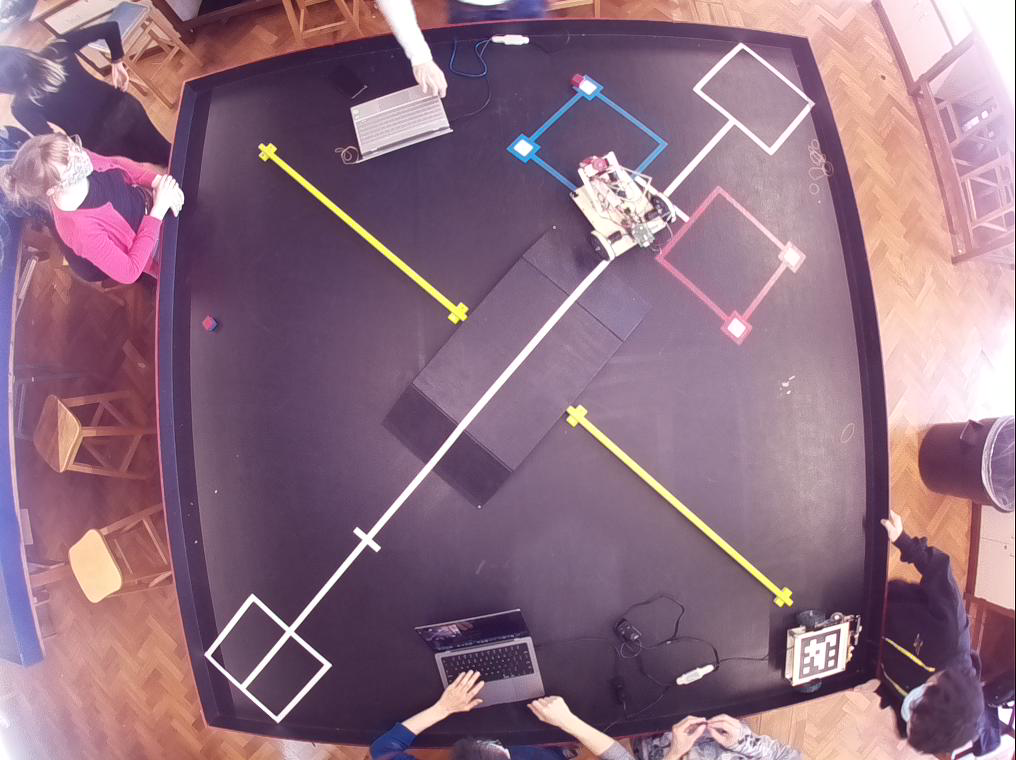
#> input picture Vision/DT_imaged1.png, 1016 x 760 px
$ python -i mask.py   (imports and definitions only)
#> lines starting #> are read from the running program, lines starting #| are printed output that depends on the picture; after the words box and inside, x2 and y2 are one past the last pixel; in counts of white or black regions, pixels touching at a corner belong together
#> further down, picture is the input picture: shape (760, 1016, 3); mean B, G, R 128.7, 111.2, 142.8
import cv2
import numpy as np

def red_mask(img, lower=[(0,80,100), (5,255,255)], higher=[(165,80,100), (180,255,255)]):
    img_hsv = cv2.cvtColor(img, cv2.COLOR_BGR2HSV)
#> img_hsv: shape (760, 1016, 3); mean H, S, V 129.3, 71.5, 146.1
    mask1 = cv2.inRange(img_hsv, lower[0], lower[1])
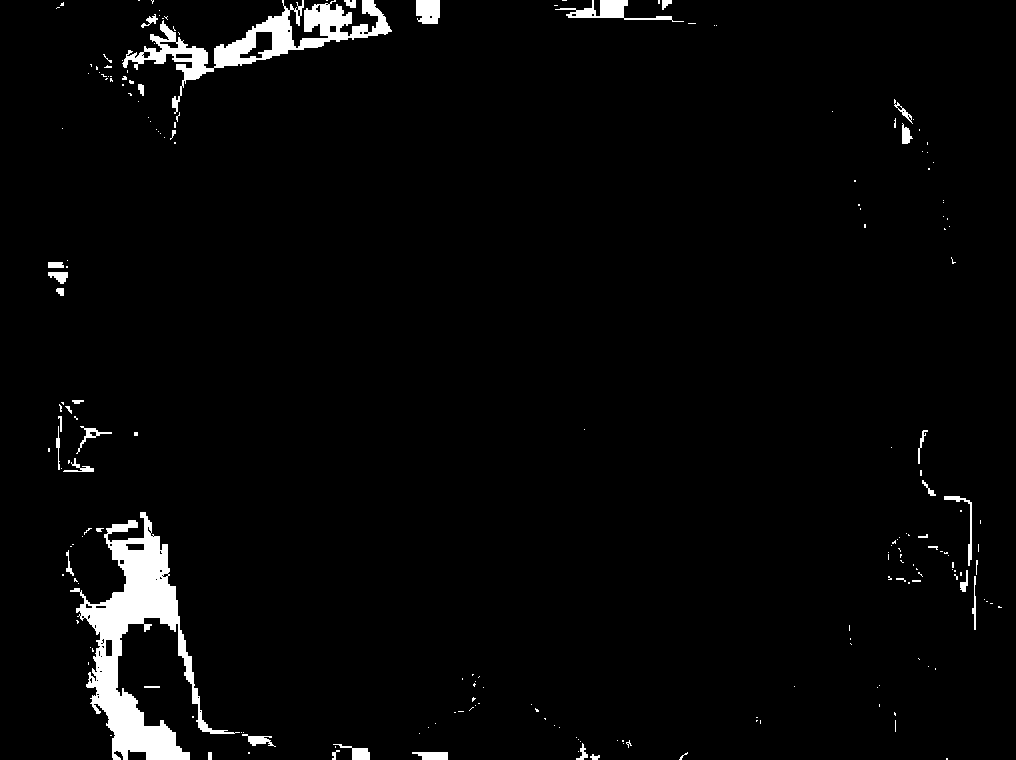
#> mask1: shape (760, 1016); 3% white; 211 white regions (172 under 20 px), largest, box (x1, y1, x2, y2) and area: (70, 512, 240, 760) 11689, (122, 0, 392, 114) 6209, (555, 0, 684, 22) 874
    mask2 = cv2.inRange(img_hsv, higher[0], higher[1])
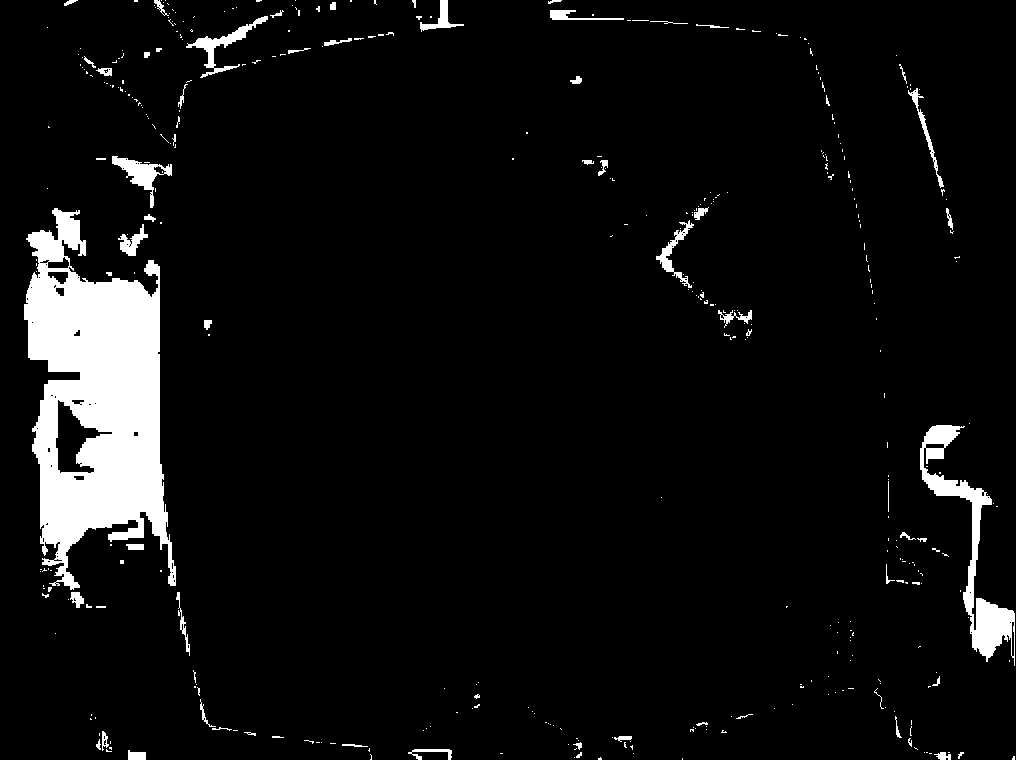
#> mask2: shape (760, 1016); 5.9% white; 404 white regions (337 under 20 px), largest, box (x1, y1, x2, y2) and area: (24, 208, 176, 590) 32791, (920, 425, 1015, 666) 4639, (112, 156, 172, 208) 941
    mask = cv2.bitwise_or(mask1, mask2 )
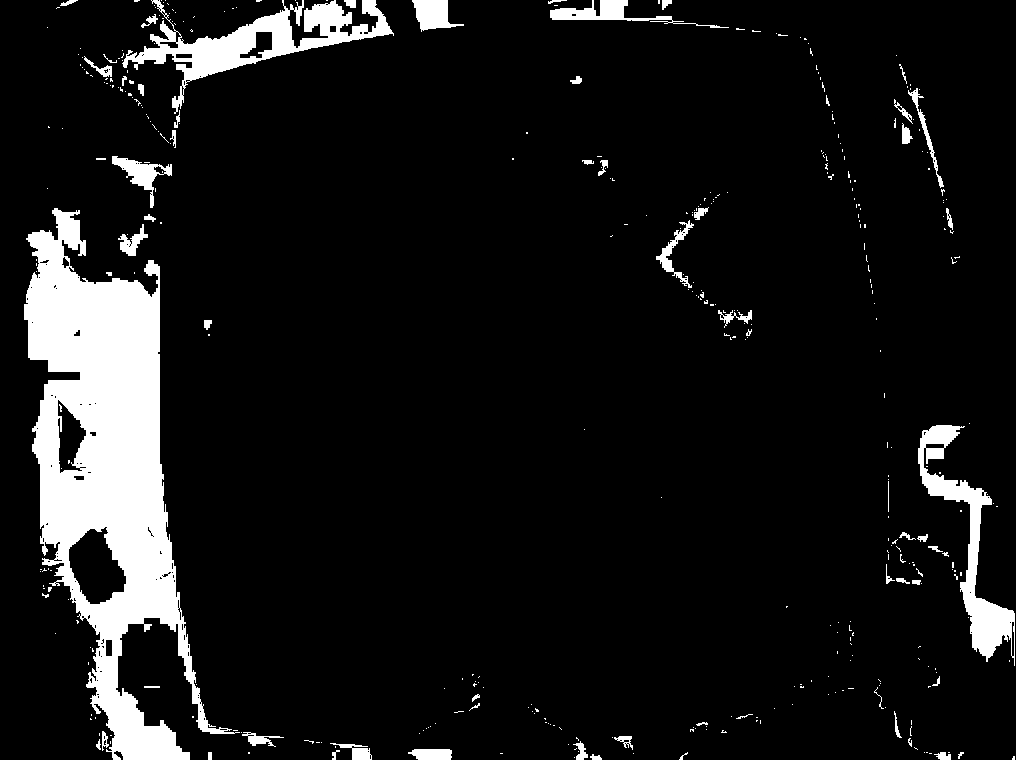
#> mask: shape (760, 1016); 8.9% white; 410 white regions (346 under 20 px), largest, box (x1, y1, x2, y2) and area: (24, 208, 240, 760) 46226, (122, 0, 394, 114) 7720, (918, 425, 1015, 666) 5304
    croped = cv2.bitwise_and(img, img, mask=mask)
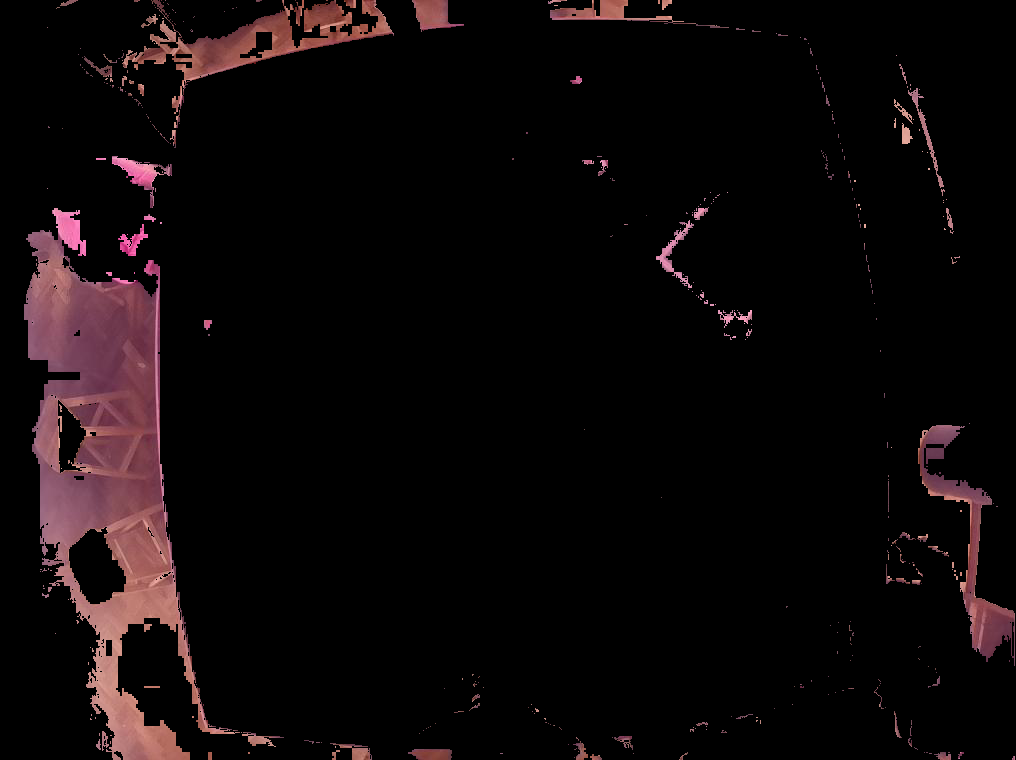
#> croped: shape (760, 1016, 3); mean B, G, R 8.9, 8.1, 13.7
    return croped


def blue_mask(img, lower=[(115,38,148)], higher=[(160, 113, 255)]):
    img_hsv = cv2.cvtColor(img, cv2.COLOR_BGR2HSV)
    mask = cv2.inRange(img_hsv, lower[0], higher[0])
    croped = cv2.bitwise_and(img, img, mask=mask)
    return croped


def white_mask(img, lower=[(79,54,123)], higher=[(215, 255, 255)]):
    img_hsv = cv2.cvtColor(img, cv2.COLOR_BGR2HSV)
    mask = cv2.inRange(img_hsv, lower[0], higher[0])
    croped = cv2.bitwise_and(img, img, mask=mask)
    return croped

def green_mask(img, lower = [(140, 20, 60)], higher = [(180, 60, 100)]):
    img_hsv = cv2.cvtColor(img, cv2.COLOR_BGR2HSV)
    mask = cv2.inRange(img_hsv, lower[0], higher[0])
    croped = cv2.bitwise_and(img, img, mask=mask)
    return croped

def anti_glare(img, lower = [(0, 0, 0)], higher = [(255, 127, 250)]):
    img_hsv = cv2.cvtColor(img, cv2.COLOR_BGR2HSV)
    mask = cv2.inRange(img_hsv, lower[0], higher[0])
    croped = cv2.bitwise_and(img, img, mask=mask)
    return croped

def sharpen(img):
    kernel = np.array([[0, -1, 0],
                   [-1, 5,-1],
                   [0, -1, 0]])
    img = cv2.filter2D(src=img, ddepth = -1, kernel = kernel)
    return img

>>> import cv2
>>> picture = cv2.imread('DT_imaged1.png')
>>> result = red_mask(picture)

$ run again, on Vision/UDT_imaged2.png
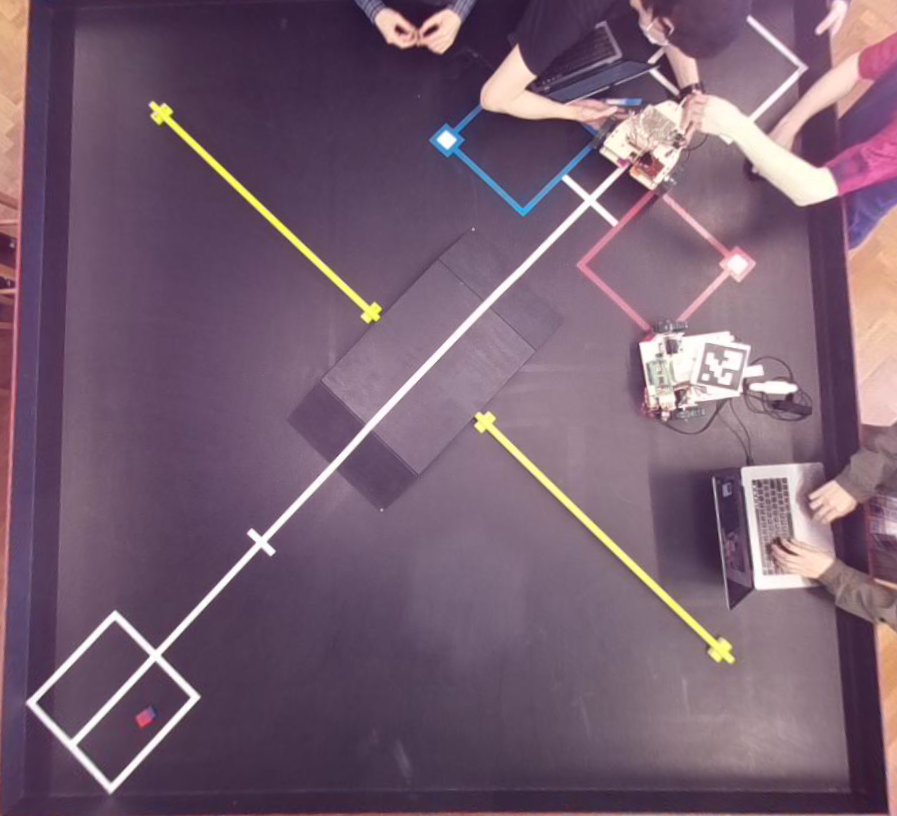
#> input picture Vision/UDT_imaged2.png, 897 x 816 px
#> picture is the input picture: shape (816, 897, 3); mean B, G, R 113.3, 95, 119.4
#> img_hsv: shape (816, 897, 3); mean H, S, V 140.6, 64.6, 121.8
#> in red_mask, `mask1 = cv2.inRange(img_hsv, lower[0], lower[1])`:
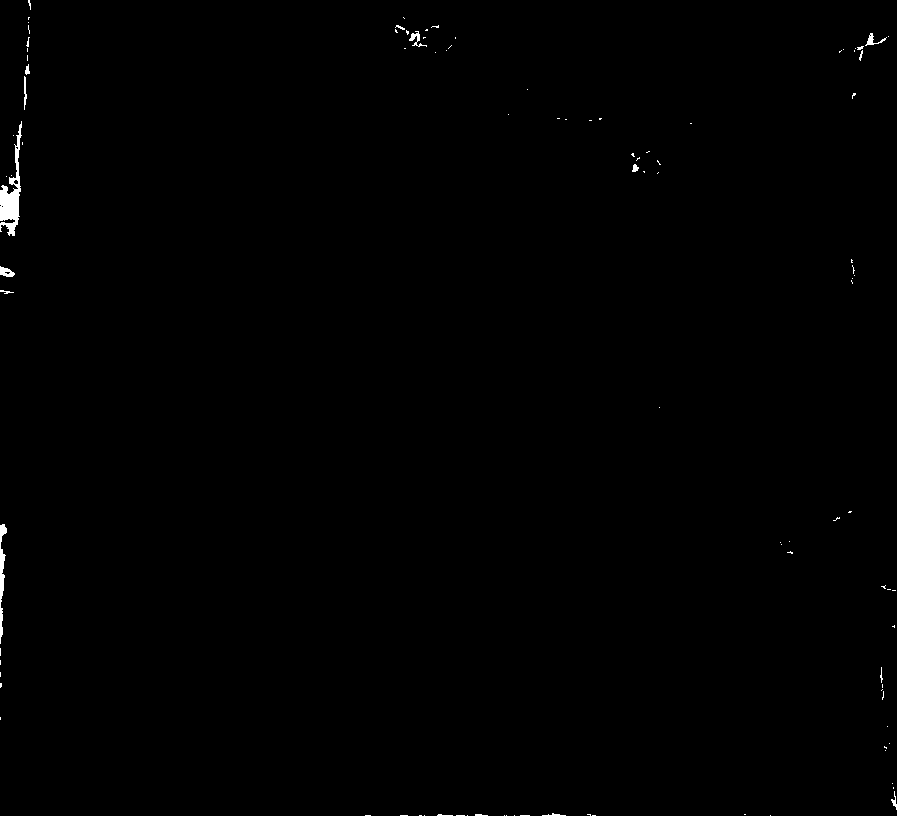
#> mask1: shape (816, 897); 0.32% white; 102 white regions (86 under 20 px), largest, box (x1, y1, x2, y2) and area: (0, 121, 22, 236) 985, (0, 524, 7, 644) 370, (0, 266, 15, 277) 101
#> mask2: shape (816, 897); 1.9% white; 211 white regions (161 under 20 px), largest, box (x1, y1, x2, y2) and area: (0, 99, 27, 611) 5385, (842, 32, 897, 117) 1332, (577, 189, 661, 290) 1140
#> mask: shape (816, 897); 2.2% white; 235 white regions (182 under 20 px), largest, box (x1, y1, x2, y2) and area: (0, 62, 30, 656) 7039, (842, 32, 897, 117) 1458, (577, 189, 661, 290) 1140
#> in red_mask, `croped = cv2.bitwise_and(img, img, mask=mask)`:
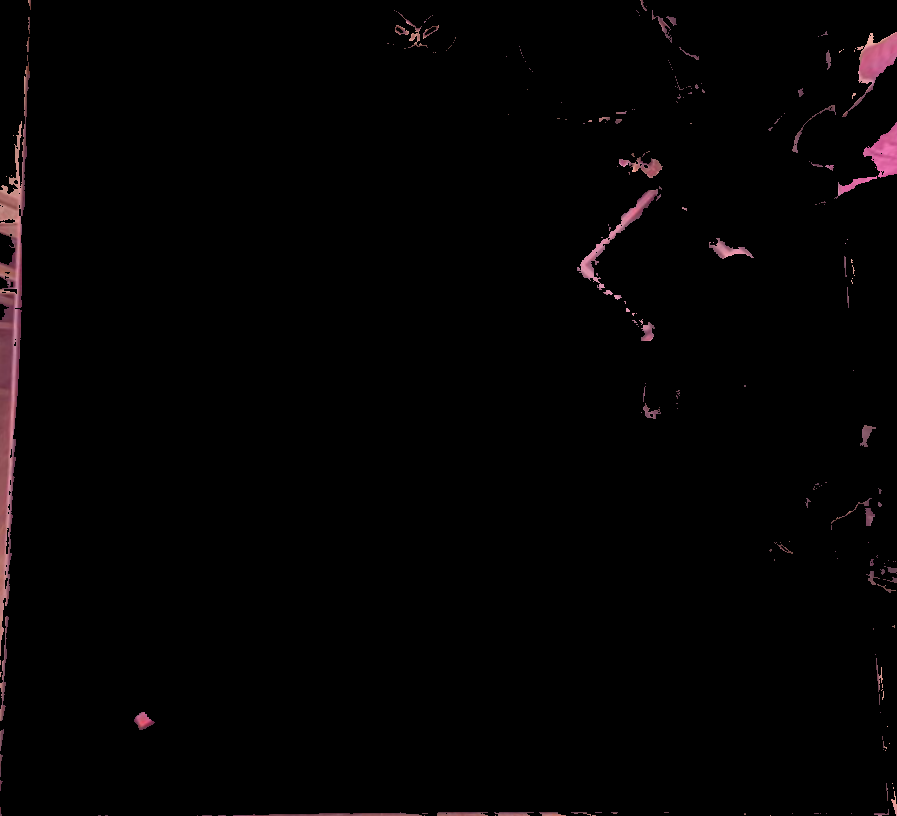
#> croped: shape (816, 897, 3); mean B, G, R 2.5, 2.1, 3.5

$ run again, on Vision/test_image1.png
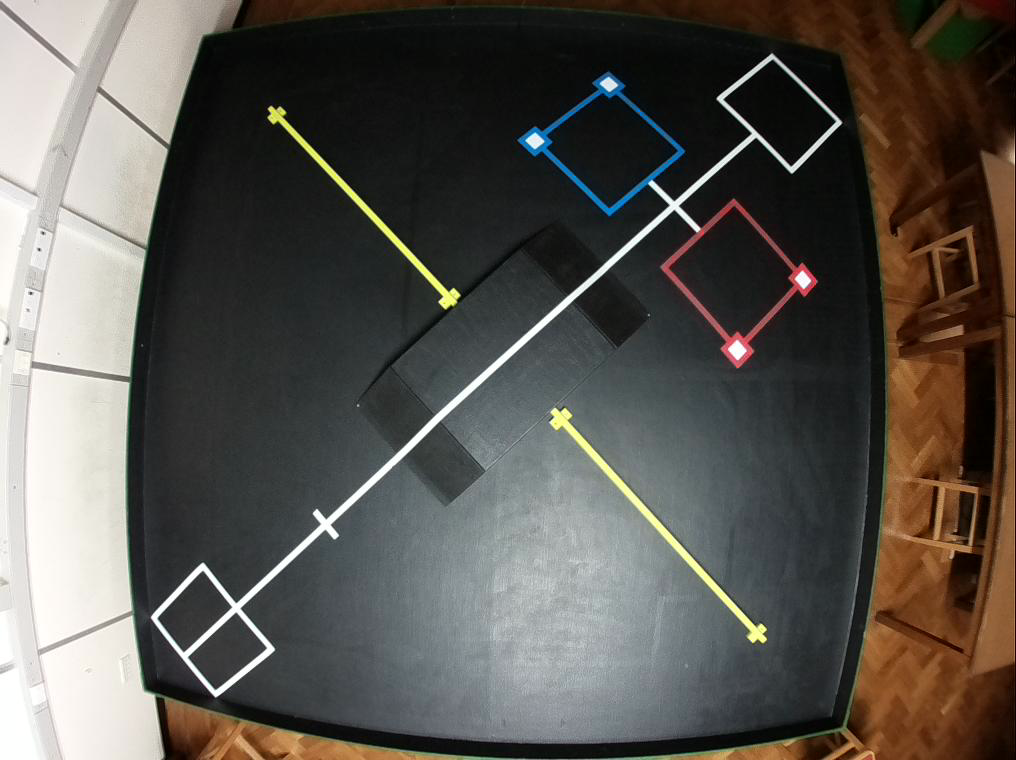
#> input picture Vision/test_image1.png, 1016 x 760 px
#> picture is the input picture: shape (760, 1016, 3); mean B, G, R 79.8, 85.5, 89.2
#> img_hsv: shape (760, 1016, 3); mean H, S, V 58.4, 58.4, 93.5
#> in red_mask, `mask1 = cv2.inRange(img_hsv, lower[0], lower[1])`:
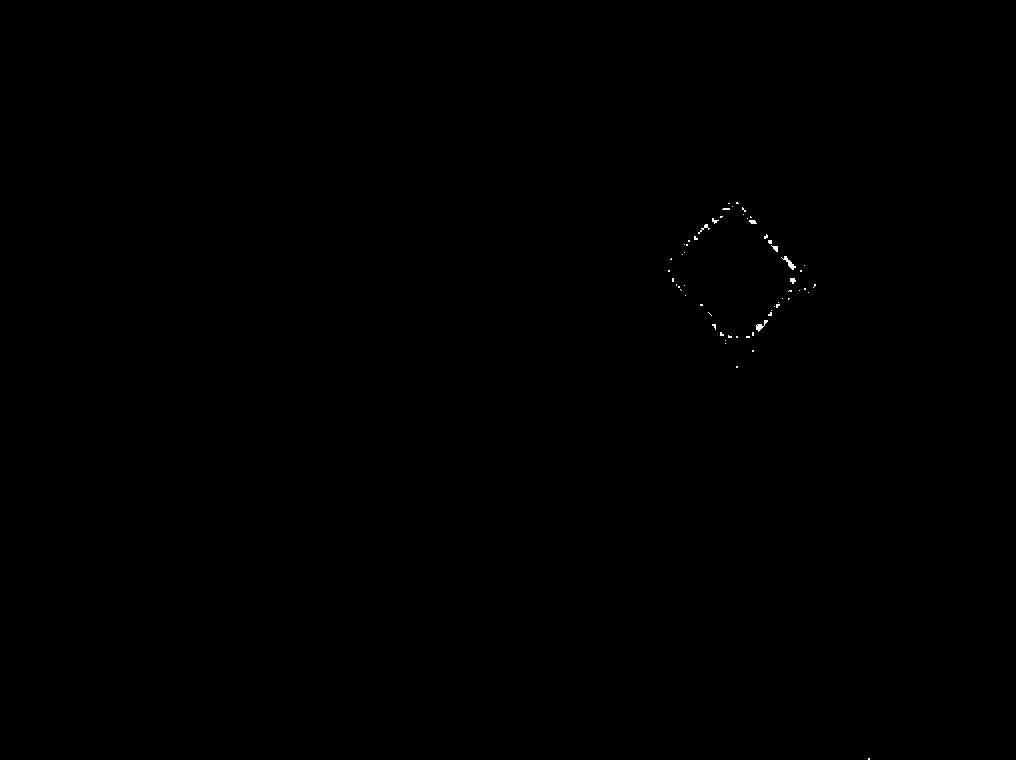
#> mask1: shape (760, 1016); 0.06% white in thin lines or dots, all inside (x1, y1, x2, y2) = (668, 202, 870, 760)
#> mask2: shape (760, 1016); 0.29% white; 15 white regions (10 under 20 px), largest, box (x1, y1, x2, y2) and area: (662, 220, 758, 368) 1340, (760, 264, 816, 326) 534, (714, 200, 752, 220) 216, (752, 224, 766, 236) 63, (778, 247, 784, 258) 37
#> in red_mask, `mask = cv2.bitwise_or(mask1, mask2 )`:
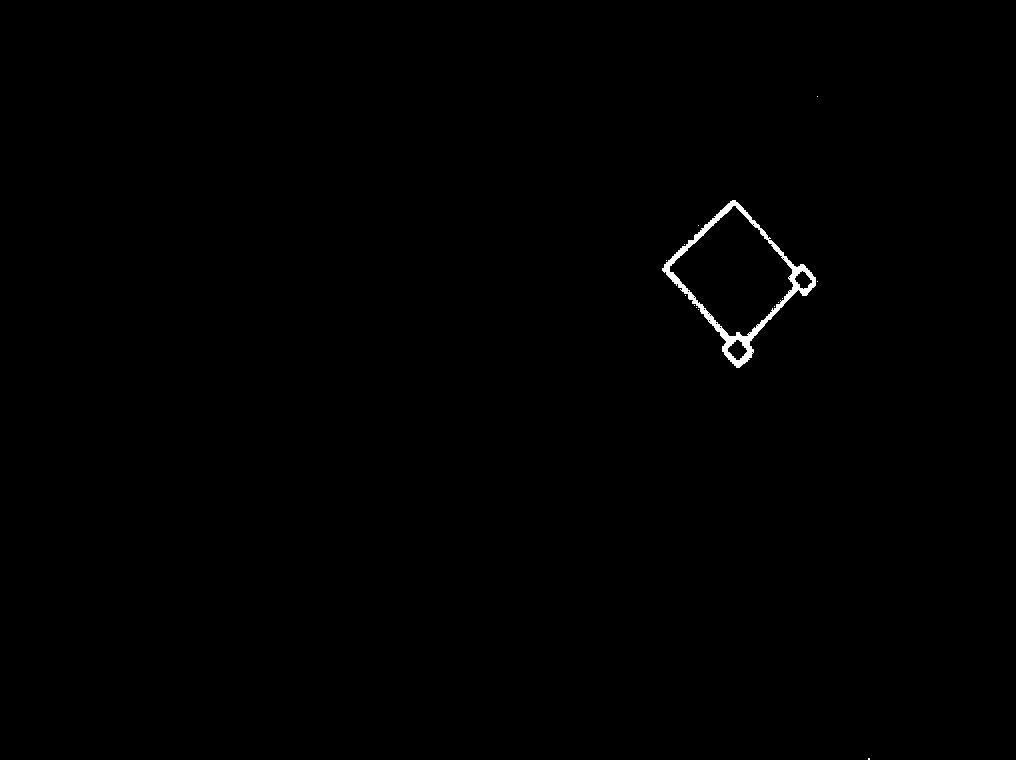
#> mask: shape (760, 1016); 0.35% white; 14 white regions (13 under 20 px), largest, box (x1, y1, x2, y2) and area: (662, 200, 816, 368) 2709
